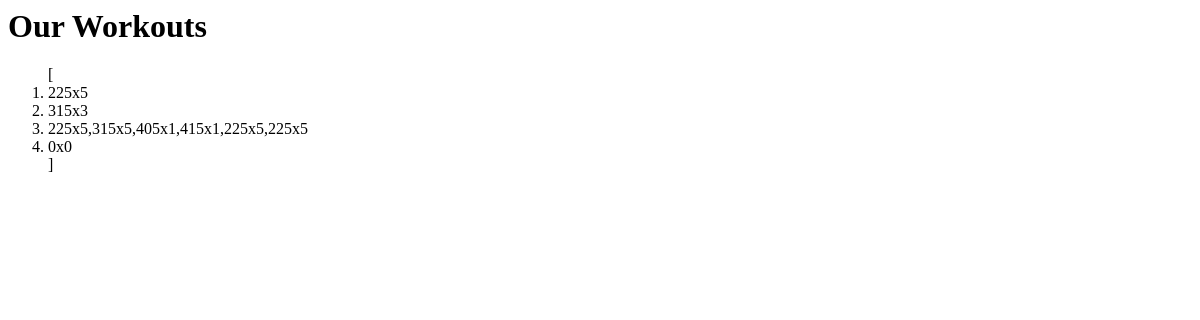
The app's page /view/, older data.
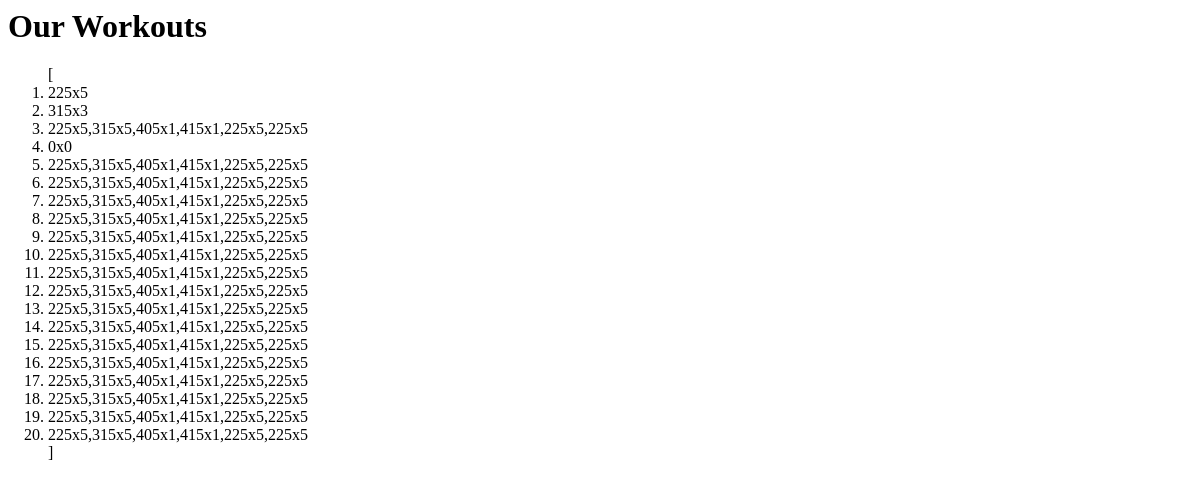
The same page, newer data.
### items/models.py (models this page shows)
class WorkoutEntry(models.Model):
    deadlift = models.CharField(max_length=300, default=" ")
    squat = models.CharField(max_length=300, default=" ")
    bench = models.CharField(max_length=300, default=" ")
    clean = models.CharField(max_length=300, default=" ")
    snatch = models.CharField(max_length=300, default=" ")
    ohp = models.CharField(max_length=300, default=" ")
    date = models.DateField(auto_now_add=True)

### items/views.py (the view)
# urls.py: path('view/', WorkoutList.as_view()),
class WorkoutList(generic.ListView):
    template_name = 'items/viewWorkout.html'
    context_object_name = 'workout_list'
    model = WorkoutEntry
    def get_queryset(self):
        ProcessWorkout.process()
        return WorkoutEntry.objects.filter()

### items/templates/items/viewWorkout.html
<h1> Our Workouts </h1 />
<p>
<ol>
    [{% for workout in workout_list %}
    <li> {{ workout.deadlift }} </li>
    {% endfor %}]
</ol>
</p>

Row changes from the older to the newer data that the page shows:
added WorkoutEntry: deadlift "225x5,315x5,405x1,415x1,225x5,225x5"
added WorkoutEntry: deadlift "225x5,315x5,405x1,415x1,225x5,225x5"
added WorkoutEntry: deadlift "225x5,315x5,405x1,415x1,225x5,225x5"
added WorkoutEntry: deadlift "225x5,315x5,405x1,415x1,225x5,225x5"
added WorkoutEntry: deadlift "225x5,315x5,405x1,415x1,225x5,225x5"
added WorkoutEntry: deadlift "225x5,315x5,405x1,415x1,225x5,225x5"
added WorkoutEntry: deadlift "225x5,315x5,405x1,415x1,225x5,225x5"
added WorkoutEntry: deadlift "225x5,315x5,405x1,415x1,225x5,225x5"
added WorkoutEntry: deadlift "225x5,315x5,405x1,415x1,225x5,225x5"
added WorkoutEntry: deadlift "225x5,315x5,405x1,415x1,225x5,225x5"
added WorkoutEntry: deadlift "225x5,315x5,405x1,415x1,225x5,225x5"
added WorkoutEntry: deadlift "225x5,315x5,405x1,415x1,225x5,225x5"
added WorkoutEntry: deadlift "225x5,315x5,405x1,415x1,225x5,225x5"
added WorkoutEntry: deadlift "225x5,315x5,405x1,415x1,225x5,225x5"
added WorkoutEntry: deadlift "225x5,315x5,405x1,415x1,225x5,225x5"
added WorkoutEntry: deadlift "225x5,315x5,405x1,415x1,225x5,225x5"
